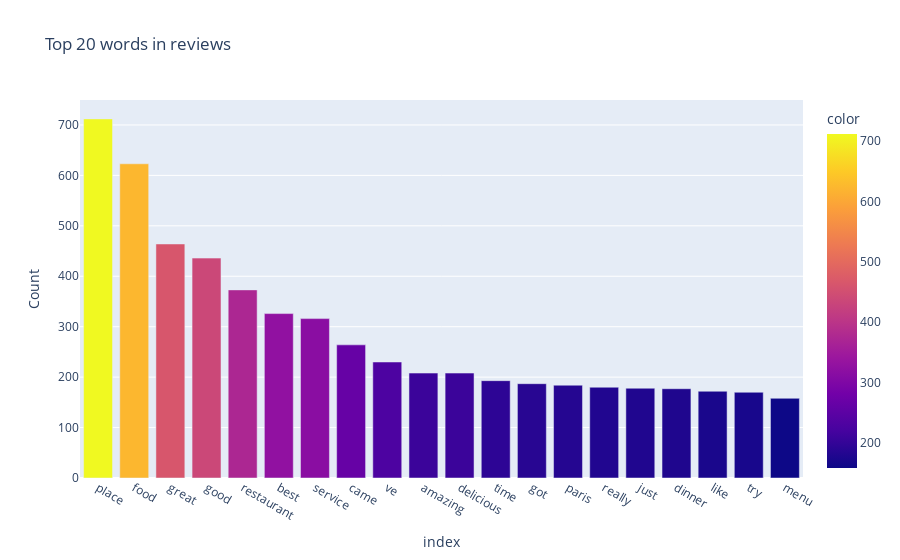
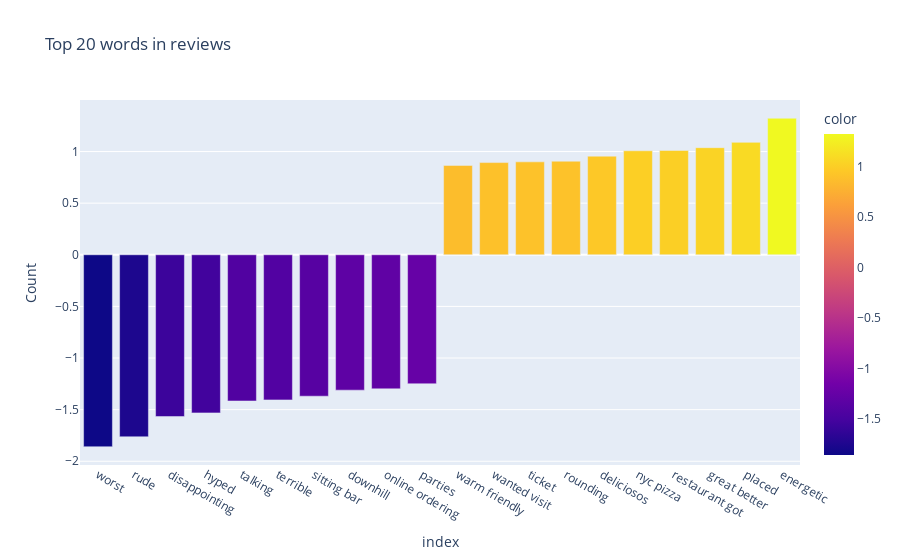

These figures' notebook cell, in order:
### Code cell
from sklearn.feature_extraction.text import CountVectorizer


count_vectorizer = CountVectorizer(
    strip_accents="unicode",
    stop_words="english",
    ngram_range=(1, 3),
    max_df=0.9,
    min_df=2,
)
X_count = count_vectorizer.fit_transform(corpus)

words_count = pd.Series(
    X_count.sum(axis=0).tolist()[0],
    index=count_vectorizer.get_feature_names(),
)

top_20_count = words_count.sort_values(ascending=False).head(20)

fig = px.bar(
    top_20_count,
    x=top_20_count.index,
    y=top_20_count.values,
    labels={"x": "Word", "y": "Count"},
    title="Top 20 words in reviews",
    color=top_20_count.values,
)
fig.show()


from sklearn.linear_model import LinearRegression


reg = LinearRegression().fit(X_count, y)
coefs = pd.Series(reg.coef_, index=count_vectorizer.get_feature_names())

top_20_coefs = coefs.nlargest(10).append(coefs.nsmallest(10)).sort_values()

fig = px.bar(
    top_20_coefs,
    x=top_20_coefs.index,
    y=top_20_coefs.values,
    labels={"x": "Word", "y": "Count"},
    title="Top 20 words in reviews",
    color=top_20_coefs.values,
)
fig.show()

### Figure 1 — Plotly figure (JSON) as saved in the notebook; plotly's stock layout.template omitted (floating-point values rounded to 4 significant figures)
{"data": [{"alignmentgroup": "True", "hovertemplate": "index=%{x}<br>Count=%{y}<br>color=%{marker.color}<extra></extra>", "legendgroup": "", "marker": {"color": [712, 623, 464, 436, 373, 326, 316, 264, 230, 208, 208, 193, 187, 184, 180, 178, 177, 172, 170, 158], "coloraxis": "coloraxis", "pattern": {"shape": ""}}, "name": "", "offsetgroup": "", "orientation": "v", "showlegend": false, "textposition": "auto", "type": "bar", "x": ["place", "food", "great", "good", "restaurant", "best", "service", "came", "ve", "amazing", "delicious", "time", "got", "paris", "really", "just", "dinner", "like", "try", "menu"], "xaxis": "x", "y": [712, 623, 464, 436, 373, 326, 316, 264, 230, 208, 208, 193, 187, 184, 180, 178, 177, 172, 170, 158], "yaxis": "y"}], "layout": {"barmode": "relative", "coloraxis": {"colorbar": {"title": {"text": "color"}}, "colorscale": [[0, "#0d0887"], [0.1111, "#46039f"], [0.2222, "#7201a8"], [0.3333, "#9c179e"], [0.4444, "#bd3786"], [0.5556, "#d8576b"], [0.6667, "#ed7953"], [0.7778, "#fb9f3a"], [0.8889, "#fdca26"], [1, "#f0f921"]]}, "legend": {"tracegroupgap": 0}, "title": {"text": "Top 20 words in reviews"}, "xaxis": {"anchor": "y", "domain": [0, 1], "title": {"text": "index"}}, "yaxis": {"anchor": "x", "domain": [0, 1], "title": {"text": "Count"}}}}

### Figure 2 — Plotly figure (JSON) as saved in the notebook; plotly's stock layout.template omitted (floating-point values rounded to 4 significant figures)
{"data": [{"alignmentgroup": "True", "hovertemplate": "index=%{x}<br>Count=%{y}<br>color=%{marker.color}<extra></extra>", "legendgroup": "", "marker": {"color": [-1.859, -1.763, -1.567, -1.531, -1.416, -1.406, -1.37, -1.311, -1.299, -1.249, 0.8657, 0.8929, 0.9001, 0.9063, 0.9551, 1.007, 1.01, 1.037, 1.089, 1.322], "coloraxis": "coloraxis", "pattern": {"shape": ""}}, "name": "", "offsetgroup": "", "orientation": "v", "showlegend": false, "textposition": "auto", "type": "bar", "x": ["worst", "rude", "disappointing", "hyped", "talking", "terrible", "sitting bar", "downhill", "online ordering", "parties", "warm friendly", "wanted visit", "ticket", "rounding", "deliciosos", "nyc pizza", "restaurant got", "great better", "placed", "energetic"], "xaxis": "x", "y": [-1.859, -1.763, -1.567, -1.531, -1.416, -1.406, -1.37, -1.311, -1.299, -1.249, 0.8657, 0.8929, 0.9001, 0.9063, 0.9551, 1.007, 1.01, 1.037, 1.089, 1.322], "yaxis": "y"}], "layout": {"barmode": "relative", "coloraxis": {"colorbar": {"title": {"text": "color"}}, "colorscale": [[0, "#0d0887"], [0.1111, "#46039f"], [0.2222, "#7201a8"], [0.3333, "#9c179e"], [0.4444, "#bd3786"], [0.5556, "#d8576b"], [0.6667, "#ed7953"], [0.7778, "#fb9f3a"], [0.8889, "#fdca26"], [1, "#f0f921"]]}, "legend": {"tracegroupgap": 0}, "title": {"text": "Top 20 words in reviews"}, "xaxis": {"anchor": "y", "domain": [0, 1], "title": {"text": "index"}}, "yaxis": {"anchor": "x", "domain": [0, 1], "title": {"text": "Count"}}}}
